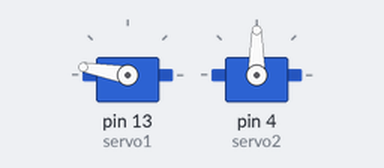
This sketch was run on a simulated Arduino Uno, built with avr-gcc and run on an emulated ATmega328P. Parts: 2 × servo.

Above: at 0.05 s.
At 4.0 s:
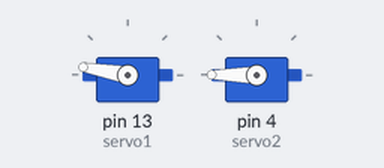
At 6.0 s:
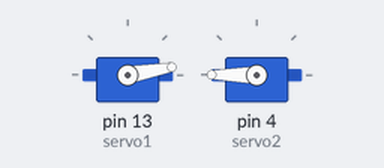
At 8.0 s:
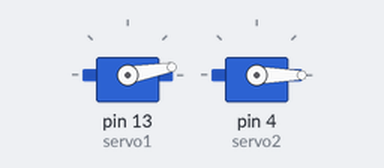
Timing chart, 0 to 10.4 s (numbered marks = the images above):
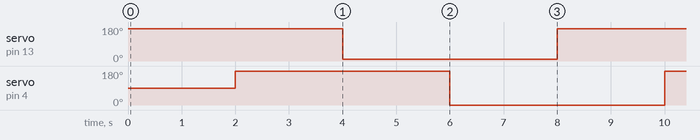

The sketch:

Servo_Serial_Adjust.ino
```cpp
#include <Servo.h>

Servo servo1;

Servo servo2;

void setup()
{
    servo1.attach(13); //设置舵机信号引脚
    servo2.attach(4);
}

void loop()
{
	servo1.write(170); //设置舵机需要转的角度
	delay(2000);
	servo2.write(180); //设置舵机需要转的角度
	delay(2000);
  servo1.write(10); //设置舵机需要转的角度
  delay(2000);
  servo2.write(0); //设置舵机需要转的角度
  delay(2000);
}
```

Measured:
- by itself, servo on pin 13 (servo1): alternates 170° for 4.0 s and 10° for 4.0 s
- by itself, servo on pin 4 (servo2): alternates 180° for 4.0 s and 0° for 4.0 s
